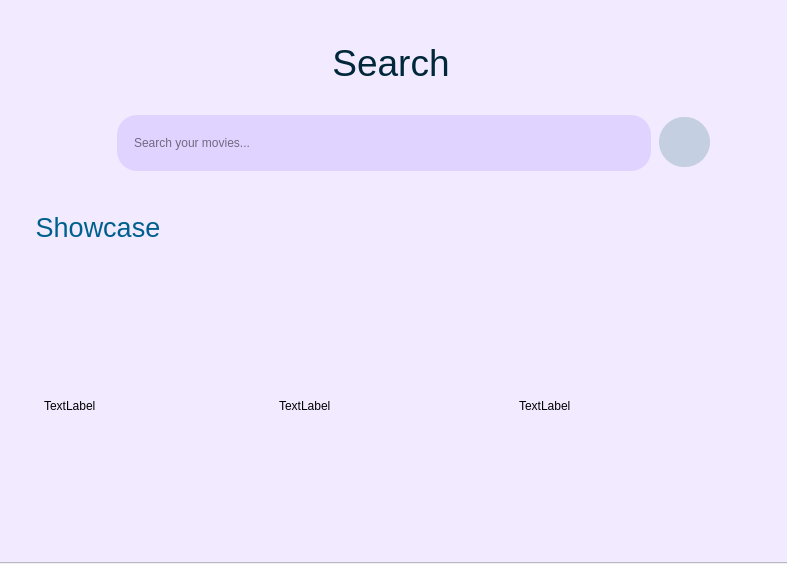
<?xml version="1.0" encoding="UTF-8"?>
<ui version="4.0">
 <class>Form</class>
 <widget class="QWidget" name="Form">
  <property name="geometry">
   <rect>
    <x>0</x>
    <y>0</y>
    <width>787</width>
    <height>564</height>
   </rect>
  </property>
  <property name="windowTitle">
   <string>Form</string>
  </property>
  <widget class="QFrame" name="frame">
   <property name="geometry">
    <rect>
     <x>-1</x>
     <y>-2</y>
     <width>790</width>
     <height>565</height>
    </rect>
   </property>
   <property name="styleSheet">
    <string notr="true">QFrame{
	
	background-color:rgb(242, 234, 255);
}</string>
   </property>
   <property name="frameShape">
    <enum>QFrame::StyledPanel</enum>
   </property>
   <property name="frameShadow">
    <enum>QFrame::Raised</enum>
   </property>
   <widget class="QLabel" name="logo">
    <property name="geometry">
     <rect>
      <x>220</x>
      <y>21</y>
      <width>344</width>
      <height>90</height>
     </rect>
    </property>
    <property name="styleSheet">
     <string notr="true">QLabel{
	padding: 10;
	color: rgb(0, 85, 127);
	font: 38pt &quot;Nasalization Rg&quot;;
	background-color: rgba(255, 255, 255, 0);
}</string>
    </property>
    <property name="text">
     <string>&lt;html&gt;&lt;head/&gt;&lt;body&gt;&lt;p align=&quot;center&quot;&gt;&lt;span style=&quot; font-size:28pt; color:#00273a;&quot;&gt;Search&lt;/span&gt;&lt;/p&gt;&lt;/body&gt;&lt;/html&gt;</string>
    </property>
    <property name="textFormat">
     <enum>Qt::RichText</enum>
    </property>
    <property name="scaledContents">
     <bool>true</bool>
    </property>
    <property name="alignment">
     <set>Qt::AlignCenter</set>
    </property>
    <property name="wordWrap">
     <bool>true</bool>
    </property>
   </widget>
   <widget class="QLineEdit" name="lineEdit">
    <property name="geometry">
     <rect>
      <x>118</x>
      <y>117</y>
      <width>534</width>
      <height>56</height>
     </rect>
    </property>
    <property name="styleSheet">
     <string notr="true">QLineEdit{
	padding:15px;
	font: 14pt &quot;Nasalization Rg&quot;;
	border:none;
	border-radius:20px;
	background-color: rgb(199, 176, 255,100);
}
QLineEdit:hover{
	background-color: rgb(199, 176, 255,50);
}
QLineEdit:focus{
	background-color: rgb(199, 176, 255,150);
}</string>
    </property>
    <property name="placeholderText">
     <string>Search your movies...</string>
    </property>
   </widget>
   <widget class="QPushButton" name="pushButton">
    <property name="geometry">
     <rect>
      <x>660</x>
      <y>119</y>
      <width>51</width>
      <height>50</height>
     </rect>
    </property>
    <property name="minimumSize">
     <size>
      <width>0</width>
      <height>0</height>
     </size>
    </property>
    <property name="styleSheet">
     <string notr="true">QPushButton{
	border:none;
	border-radius:25px;
	background-color: rgb(145, 177, 194,120);
	font: 14pt &quot;Nasalization Rg&quot;;
}
QPushButton:hover{
	background-color: rgb(145, 177, 194,100);
}
QPushButton:pressed{
	background-color: rgb(145, 177, 194,160);
}</string>
    </property>
    <property name="text">
     <string/>
    </property>
    <property name="icon">
     <iconset resource="Pictures/res.qrc">
      <normaloff>:/main/srch.png</normaloff>:/main/srch.png</iconset>
    </property>
   </widget>
   <widget class="QLabel" name="logo_2">
    <property name="geometry">
     <rect>
      <x>2</x>
      <y>185</y>
      <width>194</width>
      <height>90</height>
     </rect>
    </property>
    <property name="styleSheet">
     <string notr="true">QLabel{
	padding: 10;
	color: rgb(0, 85, 127);
	font: 38pt &quot;Nasalization Rg&quot;;
	background-color: rgba(255, 255, 255, 0);
}</string>
    </property>
    <property name="text">
     <string>&lt;html&gt;&lt;head/&gt;&lt;body&gt;&lt;p align=&quot;center&quot;&gt;&lt;span style=&quot; font-size:20pt; color:#00608d;&quot;&gt;Showcase&lt;/span&gt;&lt;/p&gt;&lt;/body&gt;&lt;/html&gt;</string>
    </property>
    <property name="textFormat">
     <enum>Qt::RichText</enum>
    </property>
    <property name="scaledContents">
     <bool>true</bool>
    </property>
    <property name="alignment">
     <set>Qt::AlignCenter</set>
    </property>
    <property name="wordWrap">
     <bool>true</bool>
    </property>
   </widget>
   <widget class="QLabel" name="label">
    <property name="geometry">
     <rect>
      <x>45</x>
      <y>263</y>
      <width>218</width>
      <height>290</height>
     </rect>
    </property>
    <property name="text">
     <string>TextLabel</string>
    </property>
   </widget>
   <widget class="QLabel" name="label_2">
    <property name="geometry">
     <rect>
      <x>280</x>
      <y>263</y>
      <width>218</width>
      <height>290</height>
     </rect>
    </property>
    <property name="text">
     <string>TextLabel</string>
    </property>
   </widget>
   <widget class="QLabel" name="label_3">
    <property name="geometry">
     <rect>
      <x>520</x>
      <y>263</y>
      <width>218</width>
      <height>290</height>
     </rect>
    </property>
    <property name="text">
     <string>TextLabel</string>
    </property>
   </widget>
  </widget>
 </widget>
 <resources>
  <include location="Pictures/res.qrc"/>
 </resources>
 <connections/>
</ui>
